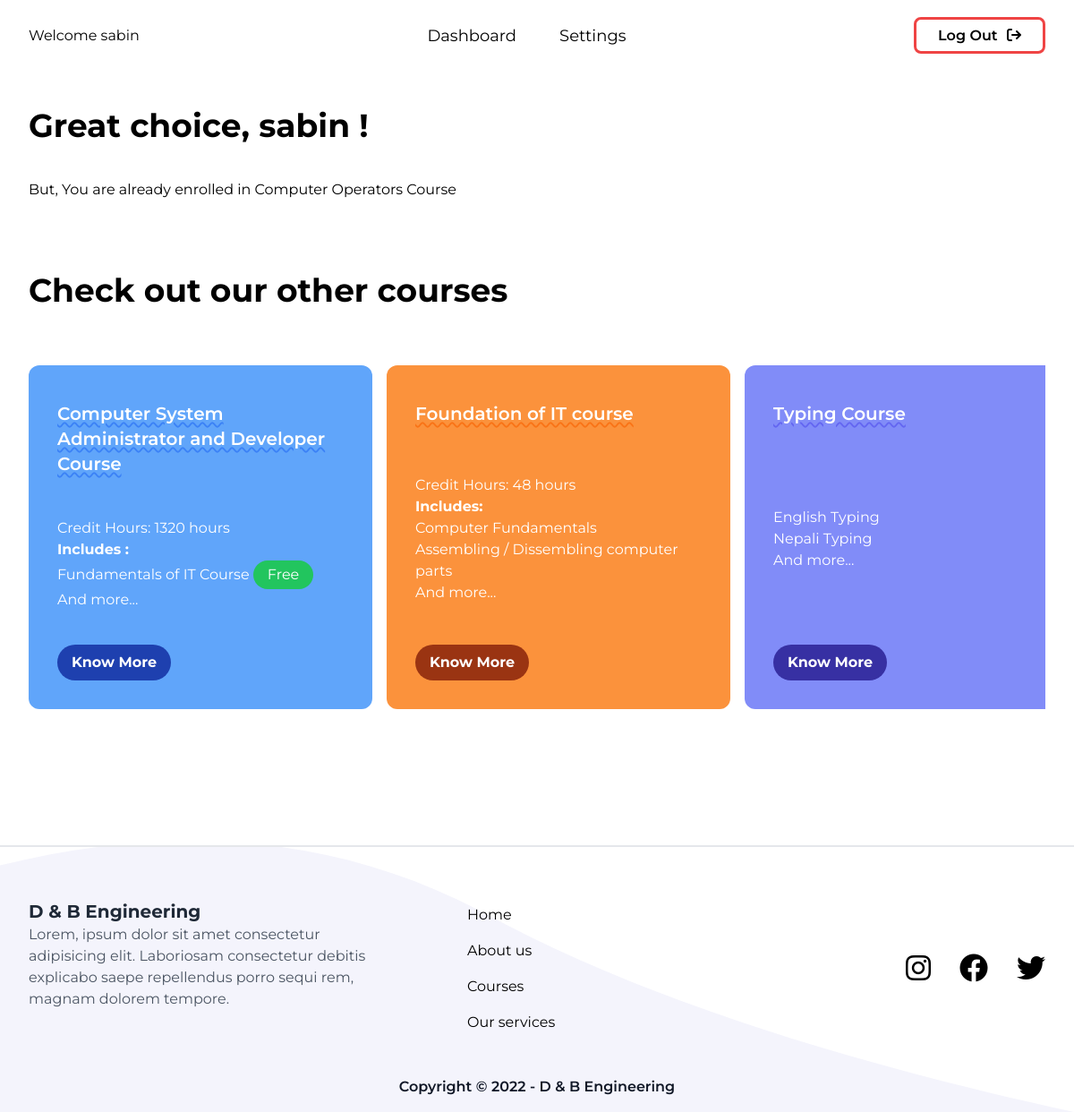
/courses/enroll.php?id=880734346311&success=false (signed in), run on the app's committed database.
### tables this page shows
CREATE TABLE IF NOT EXISTS `courses` (
  `id` int NOT NULL AUTO_INCREMENT,
  `course_id` bigint NOT NULL,
  `course_name` varchar(250) NOT NULL,
  `course_title` varchar(250) NOT NULL,
  `course_price` int NOT NULL,
  `course_description` text NOT NULL,
  `course_curriculum_brief` text NOT NULL,
  `course_aim` text NOT NULL,
  `course_objectives` text NOT NULL,
  `course_salient_features` text NOT NULL,
  `course_entry_criteria` text NOT NULL,
  `course_structure_downloadable` text,
  `course_structure_details` text,
  `course_url` varchar(250) NOT NULL,
  `enrollment_count` bigint NOT NULL DEFAULT '0',
  `createdat` timestamp NOT NULL DEFAULT CURRENT_TIMESTAMP,
  `updatedat` timestamp NOT NULL DEFAULT CURRENT_TIMESTAMP,
  PRIMARY KEY (`id`),
  UNIQUE KEY `course_id` (`course_id`)
);

### controllers/admin/course/edit-course.php (called while the page is built, shortened)
<?php
function get_course_details($id)
{
    require_once("../../models/db/connectDB.php");
    if ($stmt = $conn->prepare("SELECT course_id, course_title, course_price, course_description, course_curriculum_brief, course_aim, course_objectives, course_salient_features, course_entry_criteria, course_structure_downloadable, course_structure_details, course_url , enrollment_count FROM courses WHERE course_id = ?")) {
        $stmt->bind_param("d", $id);
        $stmt->execute();
        $stmt->store_result();
        if ($stmt->num_rows > 0) {
            return $stmt;
        } else {
            return false;
        }
    } else {
        return false;
    }
}

### controllers/admin/course/get-all-course.php (called while the page is built, shortened)
<?php
function get_all_course($fromIndex = false)
{
    if ($stmt = $conn->prepare("SELECT course_id, course_name, course_title, course_price, course_description, course_curriculum_brief, course_aim, course_objectives, course_salient_features, course_entry_criteria, course_structure_downloadable, course_url, enrollment_count ,createdat, updatedat  FROM courses")) {
        $stmt->execute();
        $stmt->store_result();
        if ($stmt->num_rows > 0) {
            return $stmt;
        } else {
            return false;
        }
    } else {
        return false;
    }
}

### public/courses/enroll.php (the view, shortened to what this page needs)
<?php
require_once("../../controllers/admin/course/edit-course.php");
$c_id = $_GET["id"];
$stmt = get_course_details($c_id);
$stmt->bind_result($course_id, $course_title, $course_price, $course_description, $course_curriculum_brief, $course_aim, $course_objectives, $course_salient_features, $course_entry_criteria, $course_structure_downloadable, $course_structure_details, $course_url, $enrollment_count);
require_once("../../controllers/user/course/enroll.php");
?>
<!DOCTYPE html>
<html lang="en">
<head>
    <link rel="stylesheet" href="../assets/styles/style.css">
    <link rel="stylesheet" href="https://cdnjs.cloudflare.com/ajax/libs/font-awesome/6.1.1/css/all.min.css" />
</head>
<body>
    <?php require_once("./include/navbar.php") ?>
    <section class="">
        <section class="max-w-[1400px] mx-auto px-8">
            <section class="py-10">
                <h3 class="text-2xl md:text-4xl font-bold">
                    Great choice, <?= $_SESSION["username"] ?> !
                </h3>
                <div class="my-10 space-y-4">
                    <?php
                    if (isset($_GET["success"])) {
                        if ($_GET["success"] === "true") {
                            echo '<p>You have successfully enrolled in ' . $course_title . '</p>';
                        } else {
                            if (isset($_GET["message"])) {
                                echo '<p>But you cannot directly learn ' . $course_title . ', As it is included in other course. View & Enroll in other course to enjoy this course for free.</p>';
                            } else {
                                echo '<p>But, You are already enrolled in ' . $course_title . '</p>';
                            }
                        }
                    }
                    ?>
                </div>
                <section class="my-20">
                    <h3 class="font-bold text-2xl md:text-4xl">Check out our other courses</h3>
                    <?php
                    require_once("../../controllers/admin/course/get-all-course.php");
                    $stmt = get_all_course();
                    if ($stmt) {
                        $stmt->bind_result($course_id, $course_name, $course_title, $course_price, $course_description, $course_curriculum_brief, $course_aim, $course_objectives, $course_salient_features, $course_entry_criteria, $course_structure_downloadable, $course_url, $enrolled_count, $createdat, $updatedat);
                        echo '<section class="my-8 flex items-center justify-between overflow-x-hidden no-wrap space-x-4 relative ">';
                        echo '<section class="my-8 animatein flex items-center justify-between no-wrap space-x-4 overflow-x-scroll cursor-grab active:cursor-grabbing slider1" id="slider1">';
                        while ($stmt->fetch()) {
                            if ($course_id === intval($_GET["id"])) {
                                continue;
                            }
                            echo '
                    <div class="rounded-xl card text-white p-8 space-y-4 flex-shrink-0 w-80 lg:w-96 h-96 flex flex-col justify-between items-start">
                        <p class="text-xl font-semibold my-2 underline underline-offset-2 decoration-wavy decoration-2 text-decor">' . $course_title . '</p>
                        <div class="includes overflow-hidden" style="display: -webkit-box; -webkit-line-clamp: 9; -webkit-box-orient: vertical;">
                        ' . $course_description . '
                        <p>And more...</p>
                        </div>
                            <a target="_blank" href="./' . $course_url . '" class="inline-block">
                                <button class="px-4 py-2 btn font-bold rounded-full hover:-translate-y-1 transition-all">Know More</button>
                            </a>
                    </div>
                    ';
                        }
                        echo '</section>';
                        echo '</section>';
                    }
                    ?>
                </section>
            </section>
        </section>
    </section>
    <?php require_once("./include/footer.php") ?>
</body>
</html>

### public/assets/styles/style.css (style rules this page uses)
html { line-height: 1.5; -webkit-text-size-adjust: 100%; -moz-tab-size: 4; -o-tab-size: 4; tab-size: 4; font-family: ui-sans-serif, system-ui, -apple-system, BlinkMacSystemFont, "Segoe UI", Roboto, "Helvetica Neue", Arial, "Noto Sans", sans-serif, "Apple Color Emoji", "Segoe UI Emoji", "Segoe UI Symbol", "Noto Color Emoji"; }
body { margin: 0; line-height: inherit; }
h1, h2, h3, h4, h5, h6 { font-size: inherit; font-weight: inherit; }
a { color: inherit; text-decoration: inherit; }
b, strong { font-weight: bolder; }
button, input, optgroup, select, textarea { font-family: inherit; font-size: 100%; font-weight: inherit; line-height: inherit; color: inherit; margin: 0; padding: 0; }
button, select { text-transform: none; }
button, [type='button'], [type='reset'], [type='submit'] { -webkit-appearance: button; background-color: transparent; background-image: none; }
blockquote, dl, dd, h1, h2, h3, h4, h5, h6, hr, figure, p, pre { margin: 0; }
button, [role="button"] { cursor: pointer; }
.relative { position: relative; }
.mx-auto { margin-left: auto; margin-right: auto; }
.my-20 { margin-top: 5rem; margin-bottom: 5rem; }
.my-8 { margin-top: 2rem; margin-bottom: 2rem; }
.my-10 { margin-top: 2.5rem; margin-bottom: 2.5rem; }
.my-2 { margin-top: 0.5rem; margin-bottom: 0.5rem; }
.inline-block { display: inline-block; }
.flex { display: flex; }
.h-96 { height: 24rem; }
.w-80 { width: 20rem; }
.max-w-\[1400px\] { max-width: 1400px; }
.flex-shrink-0 { flex-shrink: 0; }
.cursor-grab { cursor: -webkit-grab; cursor: grab; }
.flex-col { flex-direction: column; }
.items-start { align-items: flex-start; }
.items-center { align-items: center; }
.justify-between { justify-content: space-between; }
.space-y-4 > :not([hidden]) ~ :not([hidden]) { --tw-space-y-reverse: 0; margin-top: calc(1rem * calc(1 - var(--tw-space-y-reverse))); margin-bottom: calc(1rem * var(--tw-space-y-reverse)); }
.space-x-4 > :not([hidden]) ~ :not([hidden]) { --tw-space-x-reverse: 0; margin-right: calc(1rem * var(--tw-space-x-reverse)); margin-left: calc(1rem * calc(1 - var(--tw-space-x-reverse))); }
.overflow-hidden { overflow: hidden; }
.overflow-x-hidden { overflow-x: hidden; }
.overflow-x-scroll { overflow-x: scroll; }
.rounded-xl { border-radius: 0.75rem; }
.rounded-full { border-radius: 9999px; }
.bg-blue-800 { --tw-bg-opacity: 1; background-color: rgb(30 64 175 / var(--tw-bg-opacity)); }
.bg-orange-800 { --tw-bg-opacity: 1; background-color: rgb(154 52 18 / var(--tw-bg-opacity)); }
.bg-indigo-800 { --tw-bg-opacity: 1; background-color: rgb(55 48 163 / var(--tw-bg-opacity)); }
.bg-blue-400 { --tw-bg-opacity: 1; background-color: rgb(96 165 250 / var(--tw-bg-opacity)); }
.bg-orange-400 { --tw-bg-opacity: 1; background-color: rgb(251 146 60 / var(--tw-bg-opacity)); }
.bg-indigo-400 { --tw-bg-opacity: 1; background-color: rgb(129 140 248 / var(--tw-bg-opacity)); }
.p-8 { padding: 2rem; }
.px-8 { padding-left: 2rem; padding-right: 2rem; }
.px-4 { padding-left: 1rem; padding-right: 1rem; }
.py-2 { padding-top: 0.5rem; padding-bottom: 0.5rem; }
.py-10 { padding-top: 2.5rem; padding-bottom: 2.5rem; }
.text-2xl { font-size: 1.5rem; line-height: 2rem; }
.text-xl { font-size: 1.25rem; line-height: 1.75rem; }
.font-bold { font-weight: 700; }
.font-semibold { font-weight: 600; }
.text-white { --tw-text-opacity: 1; color: rgb(255 255 255 / var(--tw-text-opacity)); }
.underline { -webkit-text-decoration-line: underline; text-decoration-line: underline; }
.decoration-blue-500 { -webkit-text-decoration-color: #3b82f6; text-decoration-color: #3b82f6; }
.decoration-orange-500 { -webkit-text-decoration-color: #f97316; text-decoration-color: #f97316; }
.decoration-indigo-500 { -webkit-text-decoration-color: #6366f1; text-decoration-color: #6366f1; }
.decoration-wavy { -webkit-text-decoration-style: wavy; text-decoration-style: wavy; }
.decoration-2 { text-decoration-thickness: 2px; }
.underline-offset-2 { text-underline-offset: 2px; }
.transition-all { transition-property: all; transition-timing-function: cubic-bezier(0.4, 0, 0.2, 1); transition-duration: 150ms; }
body, html { font-family: "Montserrat", sans-serif; scroll-behavior: smooth; }
.animatein { -webkit-animation: fadein 0.5s linear forwards; animation: fadein 0.5s linear forwards; }
@media (min-width: 768px) { .md\:text-4xl { font-size: 2.25rem; line-height: 2.5rem; } }
@media (min-width: 1024px) { .lg\:w-96 { width: 24rem; } }

### public/courses/enroll.php (style rules this page uses)
.slider1 { -ms-overflow-style: none; scrollbar-width: none; }

### data on the page
courses: course_title "Computer Operators Course"
courses: course_title "Computer System Administrator and Developer Course", course_description "Credit Hours: 1320 hours Includes : Fundamentals of IT Course Free"
courses: course_title "Foundation of IT course", course_description "Credit Hours: 48 hours Includes: Computer Fundamentals Assembling / Dissembling computer parts"
courses: course_title "Typing Course", course_description "English Typing Nepali Typing"

### other printed values
$_SESSION["username"] "sabin"
